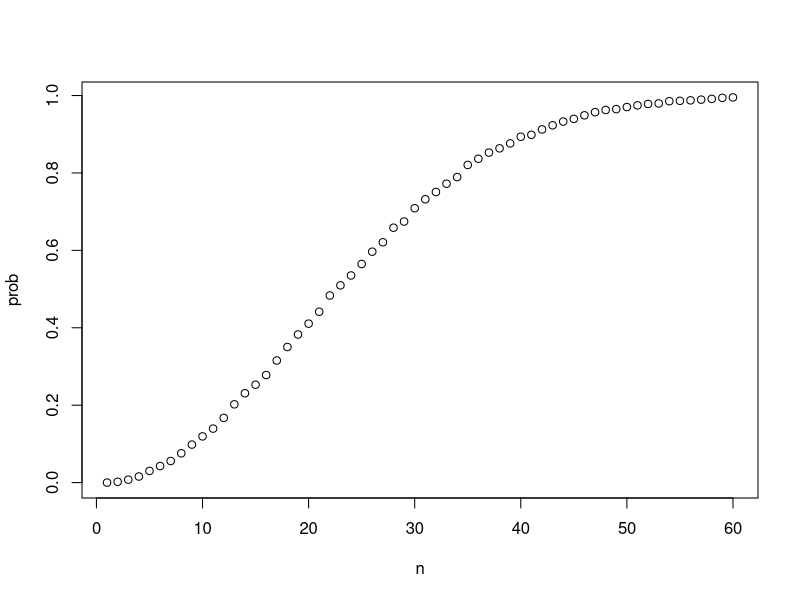
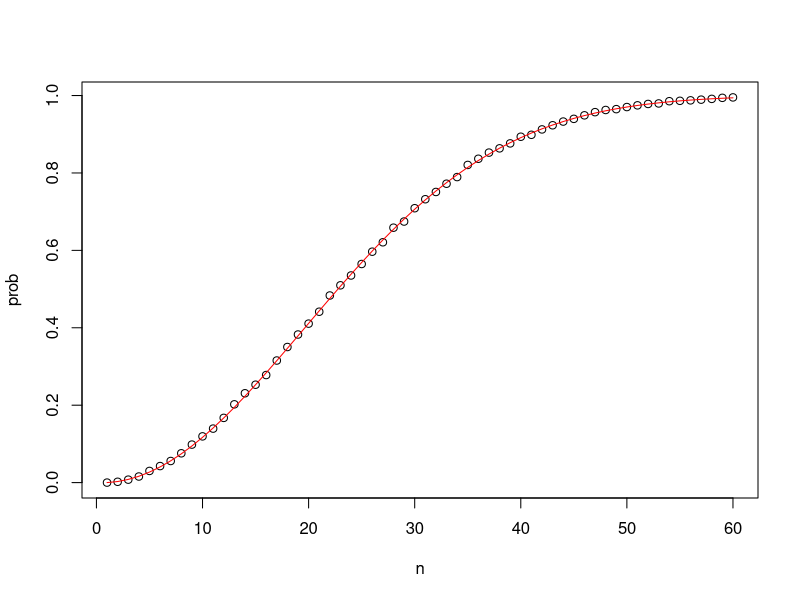
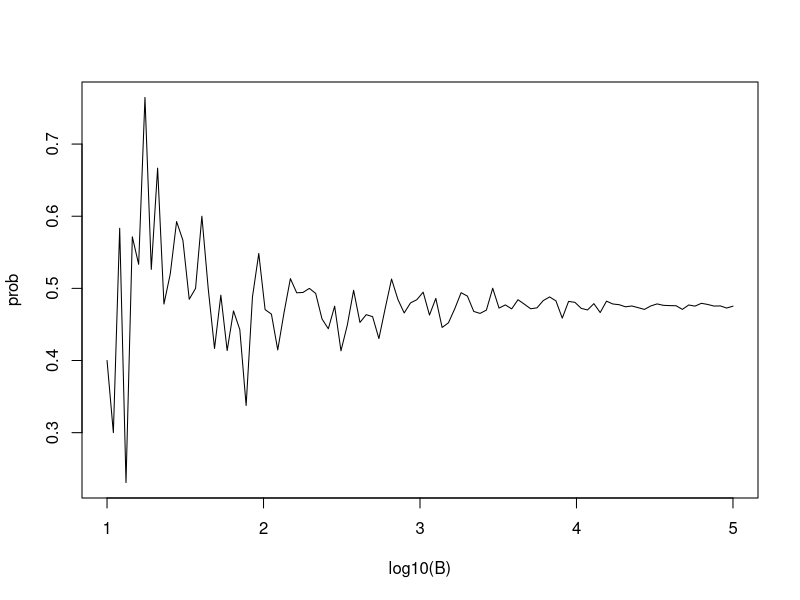

R code for these plots, in order: (Note: this script raises an error after producing the figures.)
library(gtools)
number<-"Three"
suit<-"Hearts"
paste(number,suit)

letters[1:5]
as.character(1:5)
paste(letters[1:5],as.character(1:5))

expand.grid(pants=c("blue", "black"), shirts=c("white", "gray", "plaid"))

suits <- c("Diamonds", "Clubs", "Hearts", "Spades")
numbers <- c("Ace", "Deuce", "Three", "Four", "Five", "Six", "Seven", 
             "Eight", "Nine", "Ten", "Jack", "Queen", "King")
deck<-expand.grid(suit=suits,number=numbers)
deck
deck<-paste(deck$number,deck$suit)
deck


# probability of drawing a king
kings<-paste("King",suits)
kings
deck%in%kings
mean(deck%in%kings)


permutations(5,2)      
all_phone_numbers <- permutations(10, 7, v = 0:9)
all_phone_numbers
n <- nrow(all_phone_numbers)
n
index <- sample(n, 5)
index
all_phone_numbers[index,]

permutations(3,2)
combinations(3,2)

hands <- permutations(52,2, v = deck)
hands
first_card <- hands[,1]
first_card
second_card <- hands[,2]
second_card
sum(first_card%in%kings)
sum(first_card%in%kings&second_card%in%kings)/sum(first_card%in%kings)
aces <- paste("Ace", suits)
aces
facecard <- c("King", "Queen", "Jack", "Ten")
facecard <- expand.grid(number = facecard, suit = suits)
facecard
facecard <- paste(facecard$number, facecard$suit)
facecard
hands <- combinations(52, 2, v=deck) # all possible hands
hands
mean(hands[,1] %in% aces & hands[,2] %in% facecard)
mean((hands[,1] %in% aces & hands[,2] %in% facecard)|
       (hands[,2] %in% aces & hands[,1] %in% facecard))

hand <- sample(deck, 2)
hand
B <- 10000
results <- replicate(B, {
  hand <- sample(deck, 2)
  (hand[1] %in% aces & hand[2] %in% facecard) | 
    (hand[2] %in% aces & hand[1] %in% facecard)
})
mean(results)

library(gtools)

n<-50
bdays<-sample(1:365,n,replace=TRUE)
bdays
duplicated(bdays)
any(duplicated(bdays))

B<-10000
results<-replicate(B,{
  bdays<-sample(1:365,n,replace=TRUE)
  any(duplicated(bdays))
})
mean(results)
results

compute_prob<-function(n,B=10000){
  same_day<-replicate(B,{
    bdays<-sample(1:365,n,replace=TRUE)
    any(duplicated(bdays))
  })
  mean(same_day)
}
compute_prob
n<-seq(1,60)

x<-1:10
sqrt(x)
y<-1:10
x*y
x<-1:10
sapply(x,sqrt)
prob<-sapply(n,compute_prob)
prob
plot(n,prob)

exact_prob<-function(n){
  prob_unique<-seq(365,365-n+1)/365
  1-prod(prob_unique)
}
exact_prob
eprob<-sapply(n,exact_prob)
eprob
plot(n,prob)
lines(n,eprob,col="red")

B <- 10^seq(1, 5, len = 100)    # defines vector of many B values
B
compute_prob <- function(B, n = 22){    # function to run Monte Carlo simulation with each B
  same_day <- replicate(B, {
    bdays <- sample(1:365, n, replace = TRUE)
    any(duplicated(bdays))
  })
  mean(same_day)
}
prob <- sapply(B, compute_prob) 
prob 
plot(log10(B), prob, type = "l") 

?sample
zzz<-c("lose","lose","lose","lose")
duplicated(zzz)
any(duplicated(zzz))
any(zzz %in% "win")

doors<-as.character(1:3)
doors
prize<-sample(c("car", "goat", "goat"))
prize
prize_door<-doors[prize=="car"]
prize_door
prize
my_pick<-sample(doors,1)
my_pick
!doors
show<-sample(doors[!doors%in%c(prize_door, my_pick)],1)
show
show<-doors[!doors%in%c(prize_door, my_pick)]
show


B<-10000
stick<-replicate(B, {
  doors<-as.character(1:3)
  prize<-sample(c("car", "goat", "goat"))
  prize_door<-doors[prize=="car"]
  my_pick<-sample(doors,1)
  show<-sample(doors[!doors%in%c(prize_door, my_pick)],1)
  stick<-my_pick
  stick==prize_door
  })
stick
mean(stick)

!doors%in%c(prize_door, my_pick)

B<-10000
switch<-replicate(B, {
  doors<-as.character(1:3)
  prize<-sample(c("car", "goat", "goat"))
  prize_door<-doors[prize=="car"]
  my_pick<-sample(doors,1)
  show<-sample(doors[!doors%in%c(prize_door, my_pick)],1)
  switch<-doors[!doors%in%c(my_pick,show)]
  switch==prize_door
})
mean(switch)
?list
?rep
beads <- rep( c("red", "blue"), times = c(2,3))
beads
?exand.grid
?expand.grid
result<-sample(c(0,1),6,replace=TRUE)
result
sum(result)

p <- seq(0.5, 0.95, 0.025)
p

N<-seq(1,25,2)
N

library(gtools)
library(tidyverse)

combinations(8,3)
permutations(8,3)
corredores<-1:8
podio<-rep(corredores,c(1,2,3))
podio<-c(1,2,3)
list(podio)
expand.grid(list(corredores),list(podio))
corredores
list(corredores)

permutations(3,3)
3/8
(1/8)*(1/7)*(1/6)

jamaica_podio<-permutations(3,3)%in%permutations(8,3)
jamaica_podio
sum(jamaica_podio)

carrera<-sample(8,3)
carrera
sum(carrera)

B=10000
podio<-replicate(B, {
  carrera<-sample(8,3)
  sum(carrera)
})
podio
filter(podio=6)

podiodf<-data.frame(corrida=1:10000,result=podio)
podio
podio_jamaica<-filter(podiodf,result==6)
podio_jamaica
length(podio_jamaica)
levels(podio_jamaica)
178/10000
podio_jamaica_ind<-podio$result


nrow(podio_jamaica)

set.seed(1)
B=10000
runners<-c("Jamaica", "Jamaica", "Jamaica", "USA", "Ecuador", 
               "Netherlands", "France", "South Africa")
podium<-replicate(B, {
  podium1<-sample(runners,3)
  all(podium1 %in% c("Jamaica", "Jamaica", "Jamaica"))
})
sum(podium)/B

combinations(6,1)
combinations(6,2)
combinations(2,1)
length(combinations(6,1))
length(combinations(6,2))
nrow(combinations(6,2))
nrow(combinations(6,1))*nrow(combinations(6,2))*nrow(combinations(2,1))
nrow(combinations(6,1))*nrow(combinations(6,2))*nrow(combinations(3,1))
nrow(combinations(6,1))*nrow(combinations(6,3))*nrow(combinations(3,1))

meal_combinations<-function(n_entrees){
  nrow(combinations(n_entrees,1))*nrow(combinations(6,2))*nrow(combinations(3,1))
}
n_entrees<-1:12
sapply(n_entrees,meal_combinations)


meal_combinations1<-function(n_sides){
  nrow(combinations(n_sides,1))*nrow(combinations(6,3))*nrow(combinations(3,1))
}
n_sides<-2:12
sapply(n_sides,meal_combinations1)


library(tidyverse)
head(esoph)
length(esoph)
data(esoph)
levels(esoph)
sum(esoph$ncontrols)
str(esoph)
esoph$ncontrols
esoph$ncases
sum(esoph$ncases)
all_cases<-sum(esoph$ncases)
all_controls<-sum(esoph$ncontrols)
esoph$alcgp
prob_hac_ncases<-esoph%>%filter(alcgp=="120+")%>%.$ncases
sum(prob_hac_ncases)
prob_hac_ncontrols<-esoph%>%filter(alcgp=="120+")%>%.$ncontrols
sum(prob_hac_ncontrols)
sum(prob_hac_ncases)/sum(prob_hac_ncontrols)


library(tidyverse)
esoph
esoph%>%filter(alcgp)
esoph%>%filter(alcgp=="120+")%>%.$ncontrols
esoph%>%filter(alcgp=="120+")%>%.$ncases
sum(esoph%>%filter(alcgp=="120+")%>%.$ncases)
sum(esoph%>%filter(alcgp=="120+")%>%.$ncontrols)
mean(esoph%>%filter(alcgp=="120+")%>%.$ncases)
mean(esoph%>%filter(alcgp=="120+")%>%.$ncontrols)
mean(esoph%>%filter(alcgp=="120+")%>%.$ncases)/mean(esoph%>%
                                                      filter(alcgp=="120+")%>%.$ncontrols)
str(esoph)
esoph%>%.$ncases
esoph%>%.$ncontrols
sum(esoph%>%.$ncases)
sum(esoph%>%filter(alcgp=="120+")%>%.$ncases)
sum(esoph%>%filter(alcgp=="120+")%>%.$ncases)/sum(esoph%>%.$ncases)

sum(esoph%>%.$ncases)
sum(esoph%>%filter(alcgp=="120+")%>%.$ncases)/(sum(esoph%>%filter(alcgp=="120+")%>%.$ncases)+
                                                 sum(esoph%>%filter(alcgp=="120+")%>%.$ncontrols))
sum(esoph%>%filter(alcgp=="0-39g/day")%>%.$ncases)/(sum(esoph%>%filter(alcgp=="0-39g/day")%>%.$ncases)+
                                                 sum(esoph%>%filter(alcgp=="0-39g/day")%>%.$ncontrols))
esoph%>%filter(alcgp=="0-39g/day")%>%.$ncases
sum(esoph%>%filter(tobgp %in% c("10-19", "20-29", "30+"))%>%.$ncases)/
  sum((esoph%>%.$ncases))
sum(esoph%>%filter(tobgp %in% c("10-19", "20-29", "30+"))%>%.$ncontrol)/
  sum((esoph%>%.$ncontrol))
sum(esoph%>%filter(alcgp == c("120+"))%>%.$ncases)/
  sum((esoph%>%.$ncases))
sum(esoph%>%filter(tobgp == c("30+"))%>%.$ncases)/
  sum((esoph%>%.$ncases))
sum(esoph%>%filter(alcgp == c("120+"))%>%.$ncases)/
  sum((esoph%>%.$ncases))*sum(esoph%>%filter(tobgp == c("30+"))%>%.$ncases)/
  sum((esoph%>%.$ncases))
sum(esoph%>%filter(tobgp == "30+" & alcgp=="120+")%>%.$ncases)/
  sum((esoph%>%.$ncases))
(sum(esoph%>%filter(tobgp == c("30+"))%>%.$ncases)+sum(esoph%>%filter(alcgp == "120+")%>%.$ncases))/
  sum((esoph%>%.$ncases))
  
sum(esoph%>%filter(tobgp == c("30+"))%>%.$ncases)
sum(esoph%>%filter(alcgp == "120+")%>%.$ncases)
sum(esoph%>%.$ncases)
sum(esoph%>%filter(alcgp == c("120+"))%>%.$ncontrols)/
  sum((esoph%>%.$ncontrols))
sum(esoph%>%filter(tobgp == "30+")%>%.$ncontrols)/
  sum((esoph%>%.$ncontrols))
a<-sum(esoph%>%filter(alcgp == "120+")%>%.$ncases)/
  (sum(esoph%>%filter(alcgp == "120+")%>%.$ncases)+
  sum(esoph%>%filter(alcgp == "120+")%>%.$ncontrols))
b<-sum(esoph%>%filter(alcgp == "120+")%>%.$ncontrols)/
  (sum(esoph%>%filter(alcgp == "120+")%>%.$ncases)+
     sum(esoph%>%filter(alcgp == "120+")%>%.$ncontrols))
a/b

sum(esoph%>%filter(tobgp == "30+" & alcgp=="120+")%>%.$ncontrols)/
  sum((esoph%>%.$ncontrols))

sum(esoph%>%filter(tobgp == "30+")%>%.$ncontrols)
sum(esoph%>%filter(alcgp=="120+")%>%.$ncontrols)
sum(esoph%>%.$ncontrols)
0.068+0.084-0.013
0.33/0.139
0.225/0.068
sum(esoph%>%filter(alcgp == "120+")%>%.$ncases)/(sum(esoph%>%.$ncases)+sum(esoph%>%.$ncontrols))
sum(esoph%>%filter(alcgp == "120+")%>%.$ncontrols)/(sum(esoph%>%.$ncases)+sum(esoph%>%.$ncontrols))
sum(esoph%>%filter(alcgp == "120+")%>%.$ncases)
sum(esoph%>%.$ncases)


library(tidyverse)
sum(esoph%>%filter(alcgp == "120+")%>%.$ncases)/sum(esoph%>%.$ncases)
sum(esoph%>%filter(alcgp == "120+")%>%.$ncontrols)/sum(esoph%>%.$ncontrols)
(sum(esoph%>%filter(alcgp == "120+")%>%.$ncases)/sum(esoph%>%.$ncases))/
  (sum(esoph%>%filter(alcgp == "120+")%>%.$ncontrols)/sum(esoph%>%.$ncontrols))


library(tidyverse)
library(dslabs)
data(heights)
x <- heights %>% filter(sex=="Male") %>% pull(height)
x
F <- function(a) mean(x <= a)
1 - F(70)    # probability of male taller than 70 inches
y<-50:80
y
z<-sapply(y,F)
plot(y,z)


library(tidyverse)
library(dslabs)
data(heights)
x <- heights %>% filter(sex=="Male") %>% pull(height)
1 - pnorm(70.5, mean(x), sd(x))
table(x)
plot(prop.table(table(x)), xlab = "a = Height in inches", ylab = "Pr(x = a)")
# probabilities in actual data over length 1 ranges containing an integer
mean(x <= 68.5) - mean(x <= 67.5)
mean(x <= 69.5) - mean(x <= 68.5)
mean(x <= 70.5) - mean(x <= 69.5)
pnorm(68.5, mean(x), sd(x)) - pnorm(67.5, mean(x), sd(x))
pnorm(69.5, mean(x), sd(x)) - pnorm(68.5, mean(x), sd(x))
pnorm(70.5, mean(x), sd(x)) - pnorm(69.5, mean(x), sd(x))
mean(x <= 70.9) - mean(x <= 70.1)
pnorm(70.9, mean(x), sd(x)) - pnorm(70.1, mean(x), sd(x))


x<-seq(-4,4,length=100)
data.frame(x,f=dnorm(x))
data.frame(x,f=dnorm(x))%>%ggplot(aes(x,f))+geom_line()

data(heights)
x<-heights%>%filter(sex=="Male")%>%pull(height)
n<-length(x)
avg<-mean(x)
s<-sd(x)
simulated_heights=rnorm(n,avg,s)
data.frame(simulated_heights=simulated_heights)%>%ggplot(aes(simulated_heights))+
  geom_histogram(line="Black",binwidth = 2)

B<-10000
tallest<-replicate(B, {
  simulated_data<-rnorm(800,avg,s)
  max(simulated_data)
})
mean(tallest>=7*12)

x<-seq(-4,4,length.out=100)
x
x<-seq(-4,4,length=100)
x
data.frame(x,f=dnorm(x))%>%ggplot(aes(x,f))+geom_line()
?qnorm
qnorm(0.99)

set.seed(16)
act_scores<-rnorm(10000,20.9,5.7)
avg_act_scores<-mean(act_scores)
sd_act_scores<-sd(act_scores)
sd(act_scores)
str(act_scores)
act_sc<-data.frame(act_scores)
head(act_sc)
perfect_score<-(act_sc>=36)
sum(perfect_score)
1-pnorm(30,avg_act_scores,sd_act_scores)
pnorm(10,avg_act_scores,sd_act_scores)

x<-1:36
f_x<-dnorm(x,20.9,5.7)
plot(x,f_x)

z_scores<-scale(act_scores)
avg_z_scores<-mean(z_scores)
sd_z_scores<-sd(z_scores)
1-pnorm(2,avg_z_scores,sd_z_scores)
z_scores<-rnorm(10000,0,1)
avg_z_scores<-mean(z_scores)
sd_z_scores<-sd(z_scores)
1-pnorm(2,avg_z_scores,sd_z_scores)
qnorm(avg_act_scores+2*sd_act_scores,avg_act_scores,sd_act_scores)
qnorm(0.975,avg_act_scores,sd_act_scores)
avg_act_scores+2*sd_act_scores

prob_act_scores<-function(x) {
  pnorm(x,avg_act_scores,sd_act_scores)
}
x<-1:36
prob_act_scores(x)
qnorm(0.95,20.9,5.7)

p<-seq(0.01,0.99,0.01)
quantile(act_scores,p)
sample_quantiles<-quantile(act_scores,p)

theoretical_quantiles<-qnorm(p,20.9,5.7)
plot(theoretical_quantiles,sample_quantiles)


color<-rep(c("Black","Red","Green"), c(18,18,2))
color
n<-1000
X <- sample(ifelse(color == "Red", -1, 1), n, replace = TRUE)
X

# sampling model 2: define urn inside sample function by noting probabilities
x<-sample(c(-1,1),n,replace=TRUE,prob=c(9/19,10/19))
x[1:10]
S<-sum(x)
S

n<-1000
B<-10000
S<-replicate(B, {
  X<-sample(c(-1,1),n,replace=TRUE,prob=c(9/19,10/19))
  sum(X)
})
mean(S<0)
S
library(tidyverse)
s<-seq(min(S),max(S),length=100)
normal_density<-data.frame(s=s,f=dnorm(s,mean(S),sd(S)))
normal_density <- data.frame(s = s, f = dnorm(s, mean(S), sd(S))) # generate normal density for S
data.frame(S=S)%>%
  ggplot(aes(S,..density..))+
  geom_histogram(color="black",binwidth=10)+
  ylab("Probability")+
  geom_line(data=normal_density,mapping=aes(s,f),color="blue")
normal_density

d<-c(1,-0.25)*c(0.2,0.8)
d
sqrt(44)*abs(-0.25-1)*sqrt(0.2*0.8)    
se1<-sqrt(44)*abs(-0.25-1)*sqrt(0.2*0.8)
1-pnorm(8,mean=0,sd=se1)

set.seed(1)
B<-10000
n<-44
eight_grade_students<-replicate(B, {
  sum(sample(c(1,-0.25),n,replace=TRUE,prob=c(0.2,0.8)))
})
mean(eight_grade_students>8)

e<-c(1,0)*c(0.25,0.75)
sum(e)
sum(e)*44



p<-seq(0.25,0.95,0.05)
grade_p_students<-function(p){
  B<-10000
  n<-44
  result<-replicate(B, {
    sum(sample(c(1,0),n,replace=TRUE,prob=c(p,1-p)))
  })
  mean(result>35)
}
xxx<-sapply(p,grade_p_students)
data.frame(p=p,grade_35=xxx)


sum(c(6,-1)*c(5/38,1-5/38))
abs(-1-6)*sqrt(5/38*(1-5/38))

n<-500
roulette<-sample(c(6,-1),n,replace=TRUE,prob=c(5/38,1-5/38))
roulette
mean(roulette)

avg_expected_roulette<-6*5/38-1*(1-5/38)
avg_expected_roulette
se_avg_expected_roulette<-(1/sqrt(n))*abs(-1-6)*sqrt(5/38*(1-5/38))
sum_expected_roulette<-n*avg_expected_roulette
sum_expected_roulette
se_sum_expected_roulette<-sqrt(n)*abs(-1-6)*sqrt(5/38*(1-5/38))
se_sum_expected_roulette
pnorm(0,avg_expected_roulette,se_avg_expected_roulette)

n<-1000
#loss per forclosure
loss_per_forclosure<-200000
p<-0.02
defaults<-sample(c(1,0),n,replace=TRUE,prob=c(p,1-p))
sum(defaults*loss_per_forclosure)

#monte carlo simulation
B<-10000
losses<-replicate(B, {
  defaults<-sample(c(1,0),n,replace=TRUE,prob=c(p,1-p))
  sum(defaults*loss_per_forclosure)
})
mean(losses)

#plotting expected losses
library(tidyverse)
library(dslabs)
library(gtools)
data.frame(losses_in_millions=losses/10^6)%>%ggplot(aes(losses_in_millions))+
  geom_histogram(binwidth=0.6,col="black")

#explected value and standard error of the sum of 1000 loans
n*(p*loss_per_forclosure+(1-p)*0) #expected value
sqrt(n)*abs(-0-loss_per_forclosure)*sqrt(p*(1-p)) #standard error

#calculating interest rate with expected value 0
x<-loss_per_forclosure*p/(1-p)
x
#interest rate
x/180000

#Code: Calculating interest rate for 1% probability of losing money
l <- loss_per_forclosure
z <- qnorm(0.01)
l
z
x <- -l*( n*p - z*sqrt(n*p*(1-p)))/ ( n*(1-p) + z*sqrt(n*p*(1-p)))
x
x/180000    # interest rate
loss_per_forclosure*p + x*(1-p)    # expected value of the profit per loan
n*(loss_per_forclosure*p + x*(1-p)) # expected value of the profit over n loans

#Code: Monte Carlo simulation for 1% probability of losing money
B <- 100000
profit <- replicate(B, {
  draws <- sample( c(x, loss_per_forclosure), n, 
                   prob=c(1-p, p), replace = TRUE) 
  sum(draws)
})
mean(profit)    # expected value of the profit over n loans
mean(profit<0)    # probability of losing money


#Code: Expected value with higher default rate and interest rate
p<-0.04
loss_per_foreclosure<--200000
r<-0.05
x<-r*180000
loss_per_forclosure*p+x*(1-p)

#Code: Calculating number of loans for desired probability of losing money
z <- qnorm(0.01)
l <- loss_per_foreclosure
n <- ceiling((z^2*(x-l)^2*p*(1-p))/(l*p + x*(1-p))^2)
n    # number of loans required
n*(loss_per_foreclosure*p + x * (1-p))    # expected profit over n loans

#Code: Monte Carlo simulation with known default probability
B <- 10000
p <- 0.04
x <- 0.05 * 180000
profit <- replicate(B, {
  draws <- sample( c(x, loss_per_foreclosure), n, 
                   prob=c(1-p, p), replace = TRUE) 
  sum(draws)
})
mean(profit)


#Code: Monte Carlo simulation with unknown default probability
p <- 0.04
x <- 0.05*180000
profit <- replicate(B, {
  new_p <- 0.04 + sample(seq(-0.01, 0.01, length = 100), 1)
  draws <- sample( c(x, loss_per_foreclosure), n, 
                   prob=c(1-new_p, new_p), replace = TRUE)
  sum(draws)
})
mean(profit)    # expected profit
mean(profit < 0)    # probability of losing money
mean(profit < -10000000)    # probability of losing over $10 million

data.frame(profit_in_millions=profit/10^6)%>%ggplot(aes(profit_in_millions))+
  geom_histogram(binwidth=5,col="black")

data.frame(losses_in_millions=losses/10^6)%>%ggplot(aes(losses_in_millions))+
  geom_histogram(binwidth=0.6,col="black")

X_hat<-0.48
se<-sqrt(X_hat*(1-X_hat)/25)
pnorm(0.01/se)-pnorm(-0.01/se)
